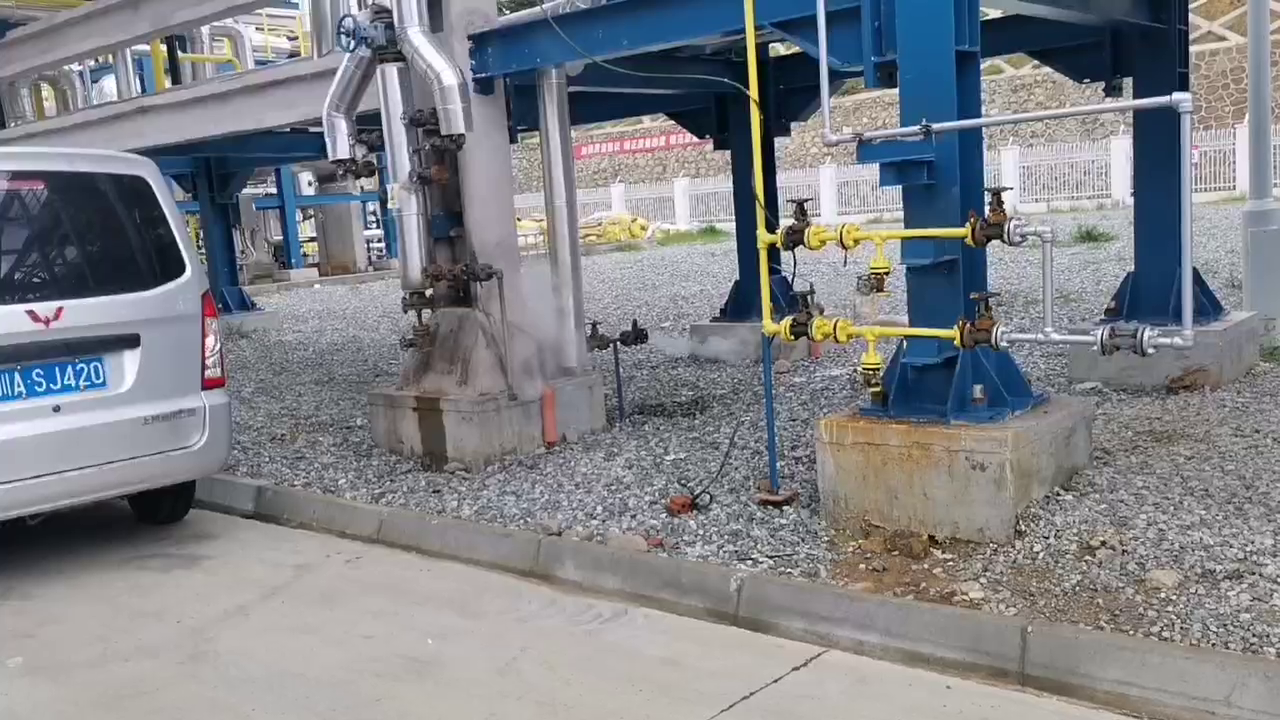
#> input picture frame 30 of OpenCV应用项目/帧差法/gas.mp4, 1280 x 720 px, given in place of gas2.mp4, which was not available
$ python diff_frame_1.py
#> lines starting #> are read from the running program, lines starting #| are printed output that depends on the picture; after the words box and inside, x2 and y2 are one past the last pixel; in counts of white or black regions, pixels touching at a corner belong together; pictures that were not available may be replaced by others from this repository, and a replacement may not be noted
'''
@FileName   :diff_frame_1.py
@Description:帧差法--差1帧
@Date       :2022/11/02 11:36:32
@Author     :daito
@Website    :Https://github.com/zhd5120153951
@Copyright  :daito
@License    :None
@version    :1.0
@Email      :2462491568@qq.com
'''
import cv2
import time

# 创建视频对象
# video = cv2.VideoCapture(
#     "D:\\FilePackage\\BaiduDiskDownload\\3#\\3#站控制室围墙_20230727120000-20230727235959_1.mp4")
video = cv2.VideoCapture('./gas2.mp4')

# 获取第一帧
ret, frame1 = video.read()
#> frame1 is the input picture: shape (720, 1280, 3); mean B, G, R 135.8, 130.8, 128.7

# 转换为灰度图像
gray1 = cv2.cvtColor(frame1, cv2.COLOR_BGR2GRAY)
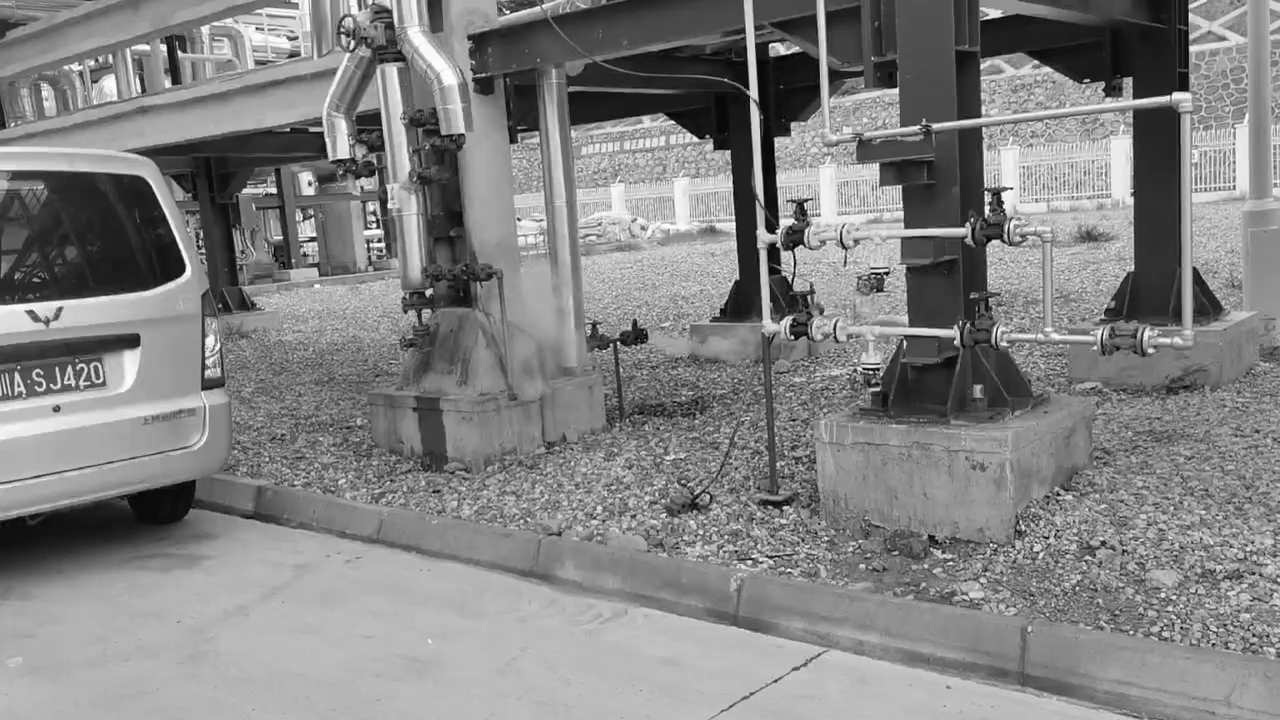
#> gray1: shape (720, 1280); min 0, max 255, mean 130.7

cv2.namedWindow("Frame Diff", cv2.WINDOW_NORMAL)
cv2.resizeWindow("Frame Diff", 640, 480)
cv2.namedWindow("Threshold", cv2.WINDOW_NORMAL)
cv2.resizeWindow("Threshold", 640, 480)

# 循环处理视频帧
while True:
    # 读取下一帧
    ret, frame2 = video.read()
    if not ret:
        break

    # 转换为灰度图像
    gray2 = cv2.cvtColor(frame2, cv2.COLOR_BGR2GRAY)

    # 计算帧差
    frame_diff = cv2.absdiff(gray1, gray2)
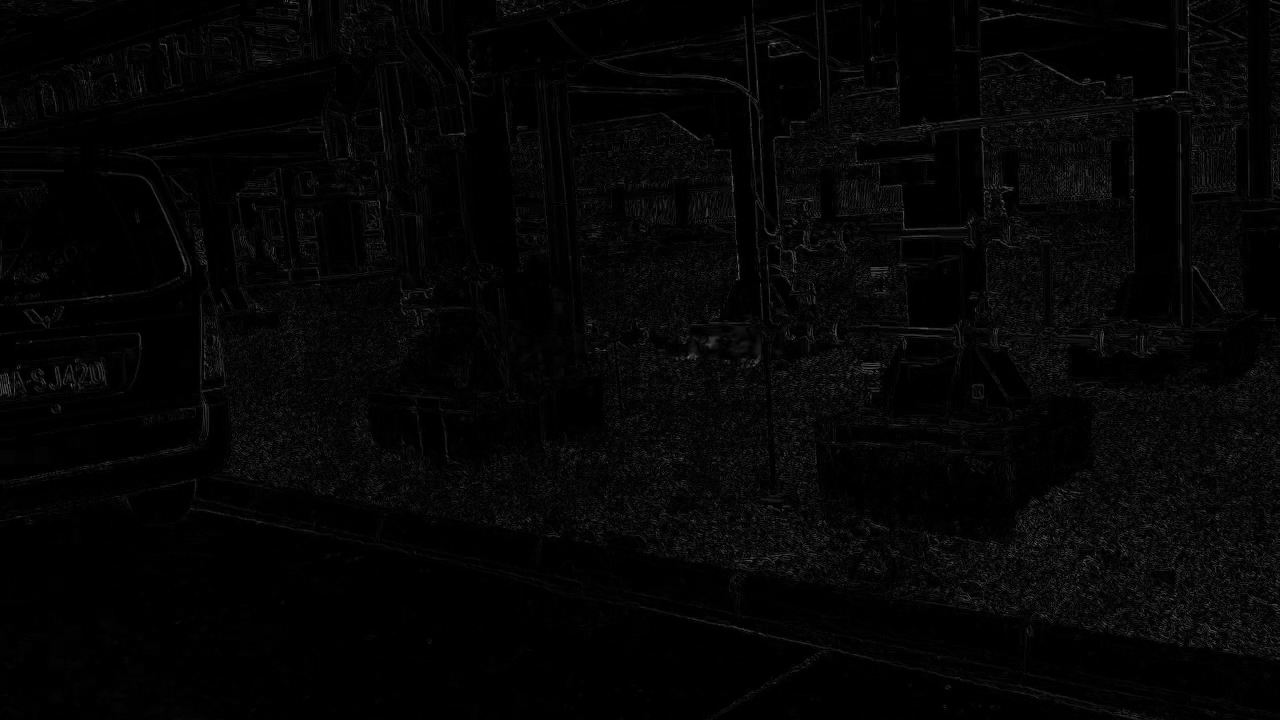
#> frame_diff: shape (720, 1280); min 0, max 102, mean 5

    # 应用阈值处理
    # _, threshold = cv2.threshold(frame_diff, 30, 255, cv2.THRESH_BINARY)
    threshold = cv2.threshold(frame_diff, 30, 255, cv2.THRESH_BINARY)[1]
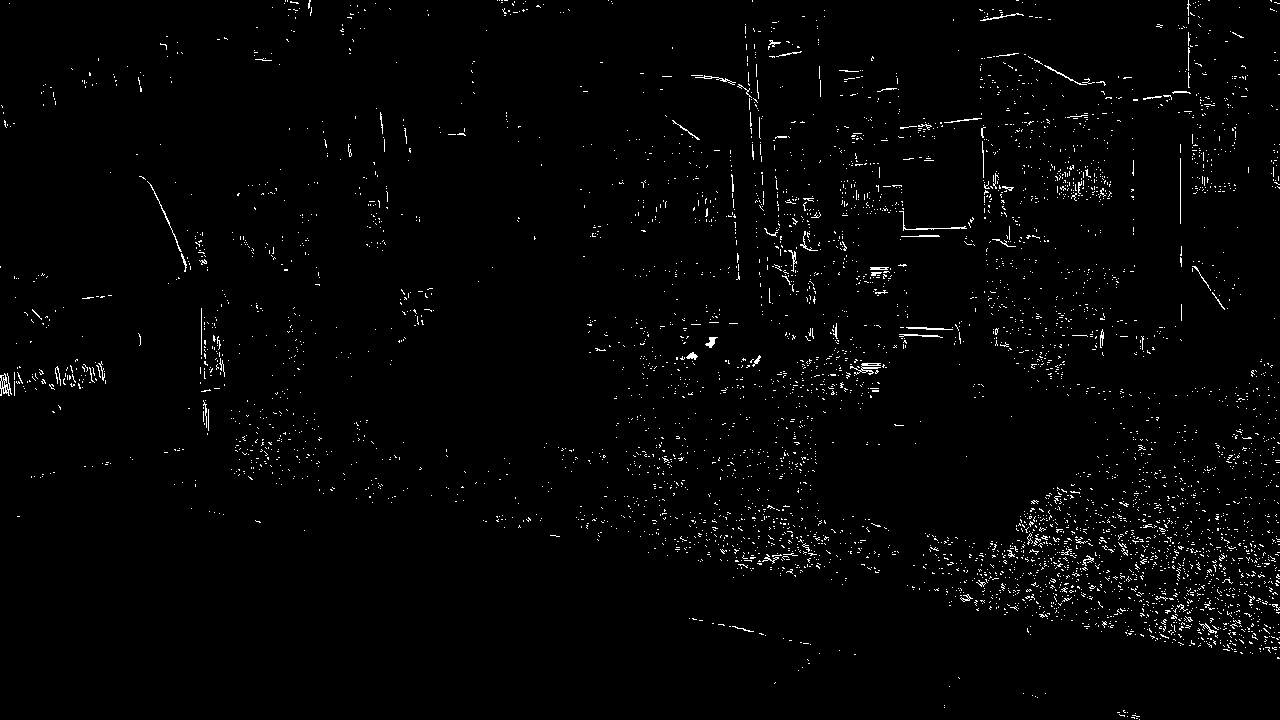
#> threshold: shape (720, 1280); 1.7% white in thin lines or dots

    # 进行形态学处理，去除噪声
    kernel = cv2.getStructuringElement(cv2.MORPH_RECT, (3, 3))

    # threshold = cv2.morphologyEx(threshold, cv2.MORPH_OPEN, kernel)
    threshold = cv2.erode(threshold, kernel)
#> threshold: shape (720, 1280); 0.01% white in thin lines or dots, all inside (x1, y1, x2, y2) = (0, 268, 1103, 377)

    threshold = cv2.dilate(threshold, kernel)
#> threshold: shape (720, 1280); 0.02% white; 8 white regions (5 under 20 px)

    # 寻找阈值图像中的轮廓并进行过滤
    contours, _ = cv2.findContours(
        threshold.copy(), cv2.RETR_EXTERNAL, cv2.CHAIN_APPROX_SIMPLE)
#> contours = 8 contours, 6 with area under 20; largest, box (x1, y1, x2, y2) and area: (706, 337, 715, 348) 48, (687, 353, 697, 359) 31

    for contour in contours:
        if cv2.contourArea(contour) < 1000:
            continue

        (x, y, w, h) = cv2.boundingRect(contour)
        # 标记运动物体
        cv2.rectangle(frame2, (x, y), (x + w, y + h), (0, 255, 0), 1)

        # 显示结果
        # cv2.imshow("Frame Diff", frame_diff)
        # cv2.imshow("Threshold", threshold)
        cv2.imshow("Frame Diff", frame2)
        cv2.imshow("Threshold", threshold)
#> this loop made 8 passes
#> contour on passes 1, 2, 6, 7, 8: [[0, 375], [0, 377], [1, 377], [1, 375]], [[862, 363], [862, 365], [867, 365], [867, 363]], [[1100, 335], [1100, 337], [1103, 337], [1103, 335]], [[872, 272], [872, 275], [875, 275], [875, 272]], [[871, 267], [871, 269], [879, 269], [879, 267]]

        # time.sleep(0.1)
    # 按下 'q' 键退出循环
    if cv2.waitKey(1) & 0xFF == ord("q"):
#> (key q is pressed here)
        break

    # 更新前一帧
    gray1 = gray2

# 释放视频对象和窗口资源
video.release()
cv2.destroyAllWindows()

$ run again, starting later in the video
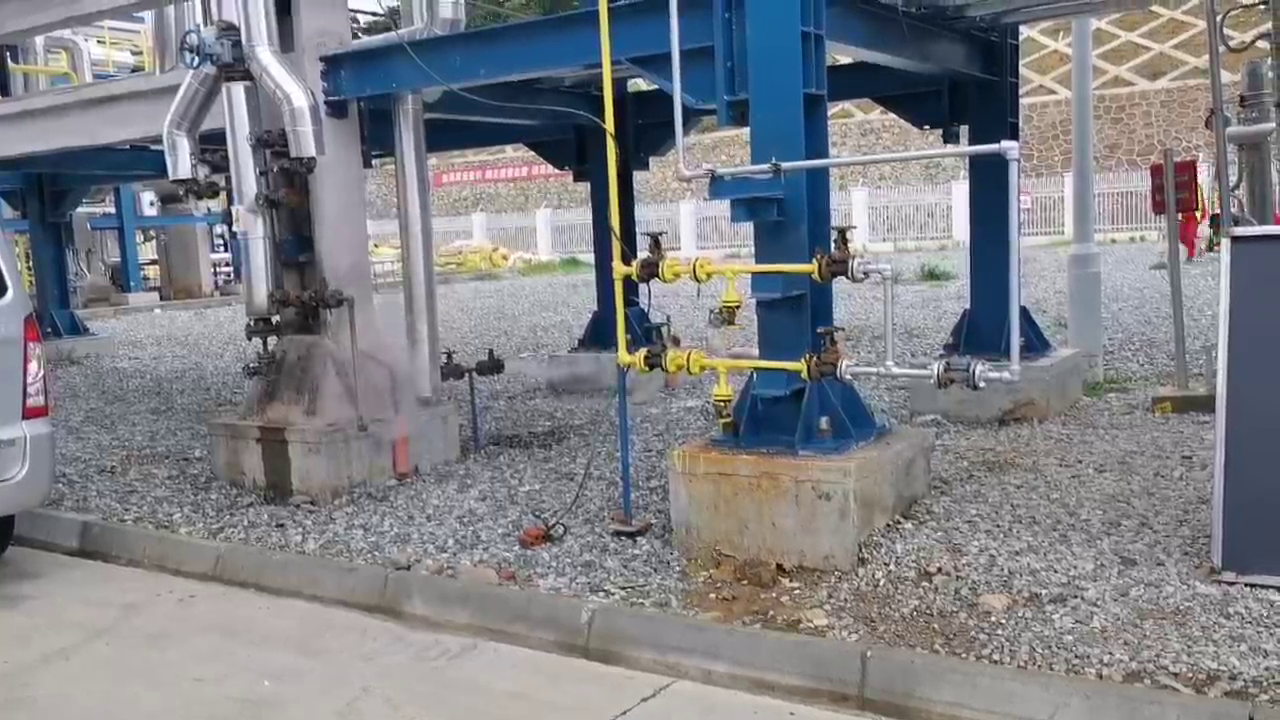
#> input picture frame 138 of OpenCV应用项目/帧差法/gas.mp4, 1280 x 720 px, given in place of gas2.mp4, which was not available
#> frame1 is the input picture: shape (720, 1280, 3); mean B, G, R 134.3, 129.1, 127.6
#> `gray1 = cv2.cvtColor(frame1, cv2.COLOR_BGR2GRAY)`:
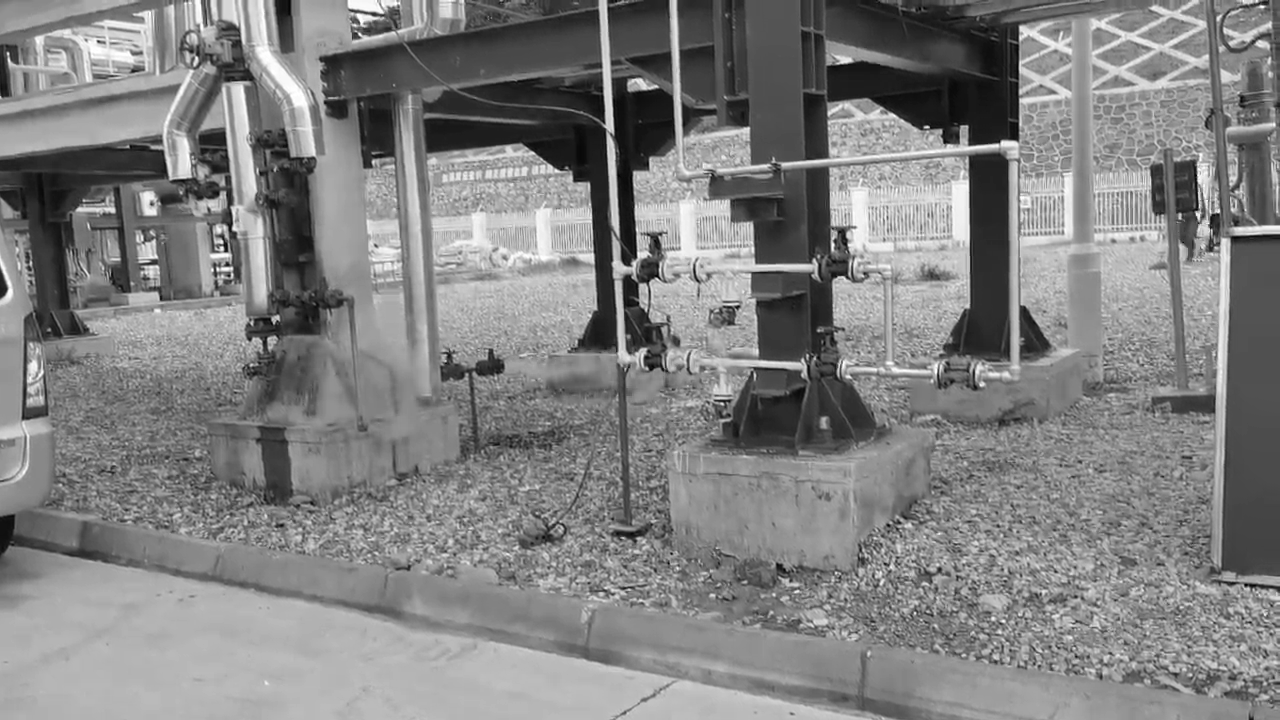
#> gray1: shape (720, 1280); min 0, max 255, mean 129.2
#> `frame_diff = cv2.absdiff(gray1, gray2)`:
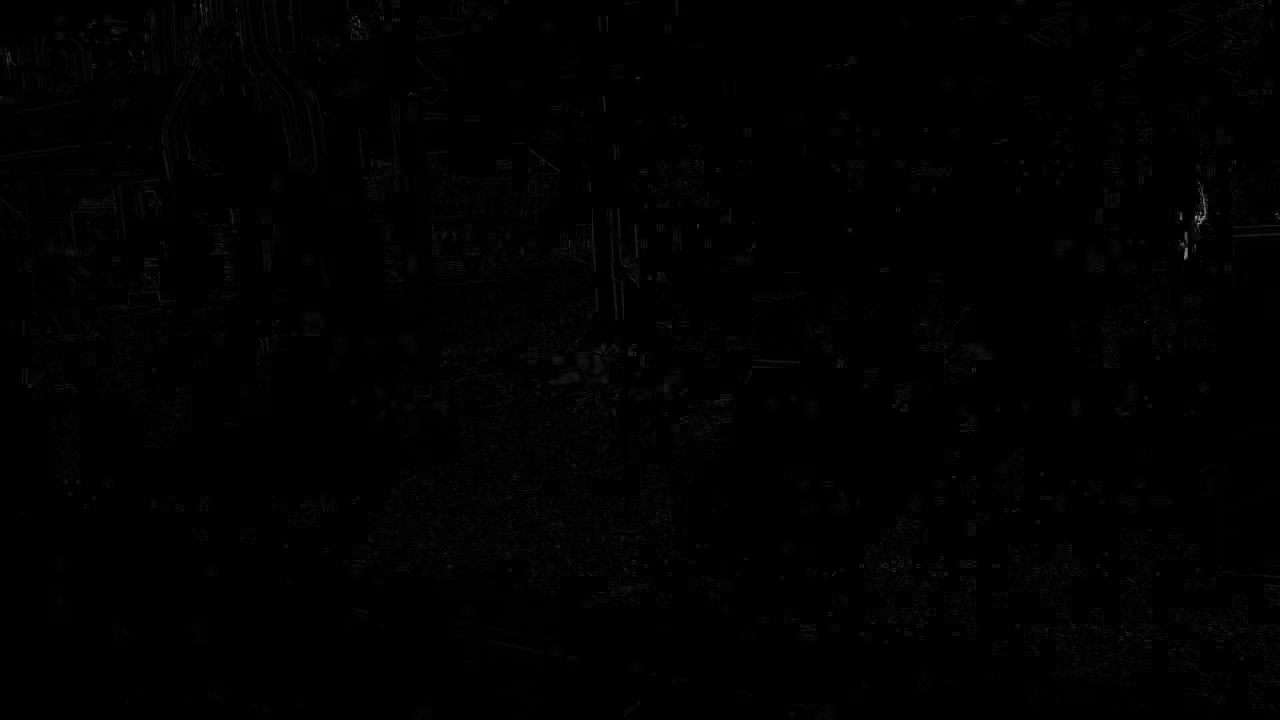
#> frame_diff: shape (720, 1280); min 0, max 164, mean 1.1
#> contours = 5 contours, 3 with area under 20; largest, box (x1, y1, x2, y2) and area: (1195, 216, 1206, 222) 38, (1184, 248, 1188, 259) 26
#> the loop `for contour in contours:` made 5 passes
#> contour on passes 2, 5: [[1180, 243], [1180, 245], [1183, 245], [1183, 243]], [[1203, 202], [1203, 205], [1205, 205], [1205, 202]]

$ run again, starting later in the video
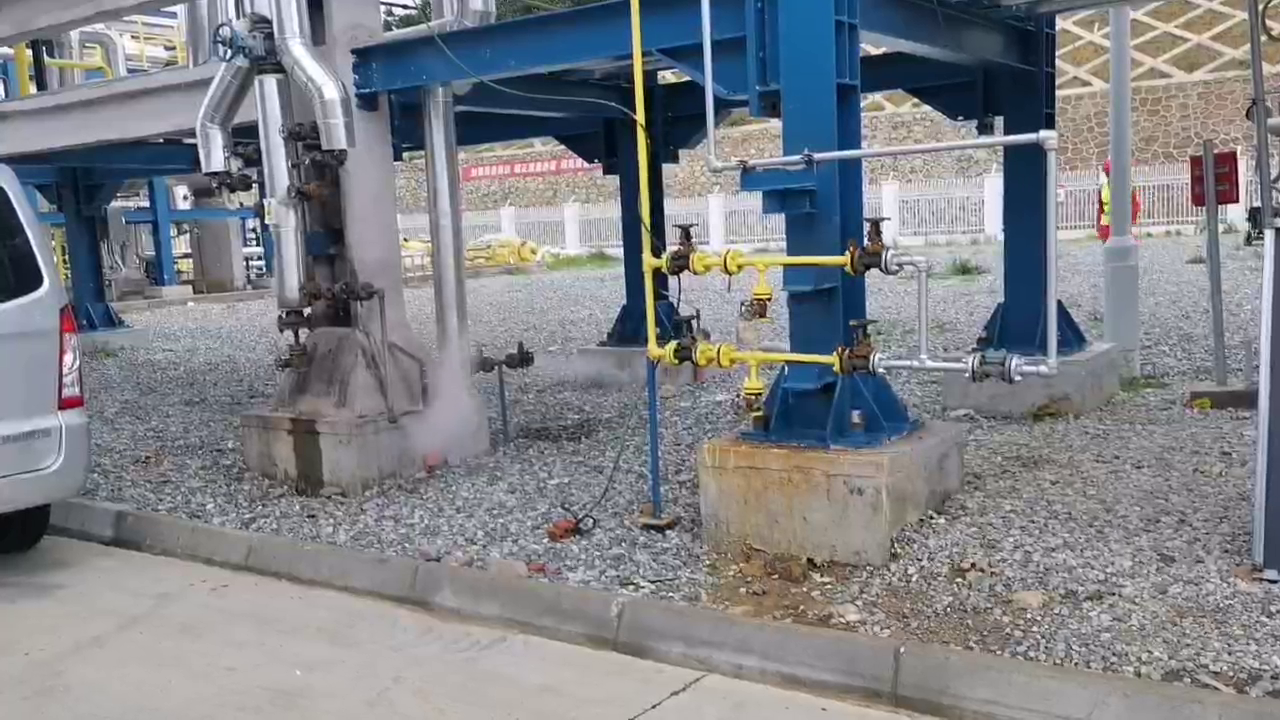
#> input picture frame 245 of OpenCV应用项目/帧差法/gas.mp4, 1280 x 720 px, given in place of gas2.mp4, which was not available
#> frame1 is the input picture: shape (720, 1280, 3); mean B, G, R 135.6, 130.2, 127.8
#> `gray1 = cv2.cvtColor(frame1, cv2.COLOR_BGR2GRAY)`:
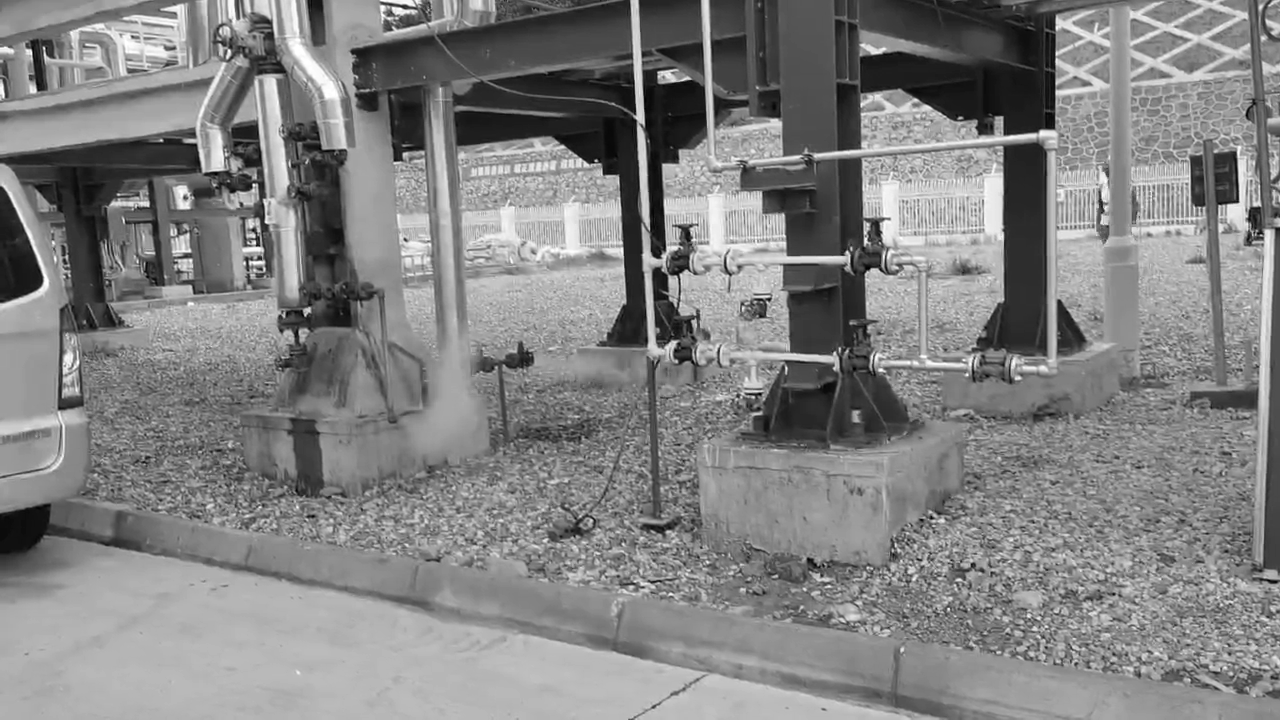
#> gray1: shape (720, 1280); min 0, max 255, mean 130
#> `threshold = cv2.threshold(frame_diff, 30, 255, cv2.THRESH_BINARY)[1]`:
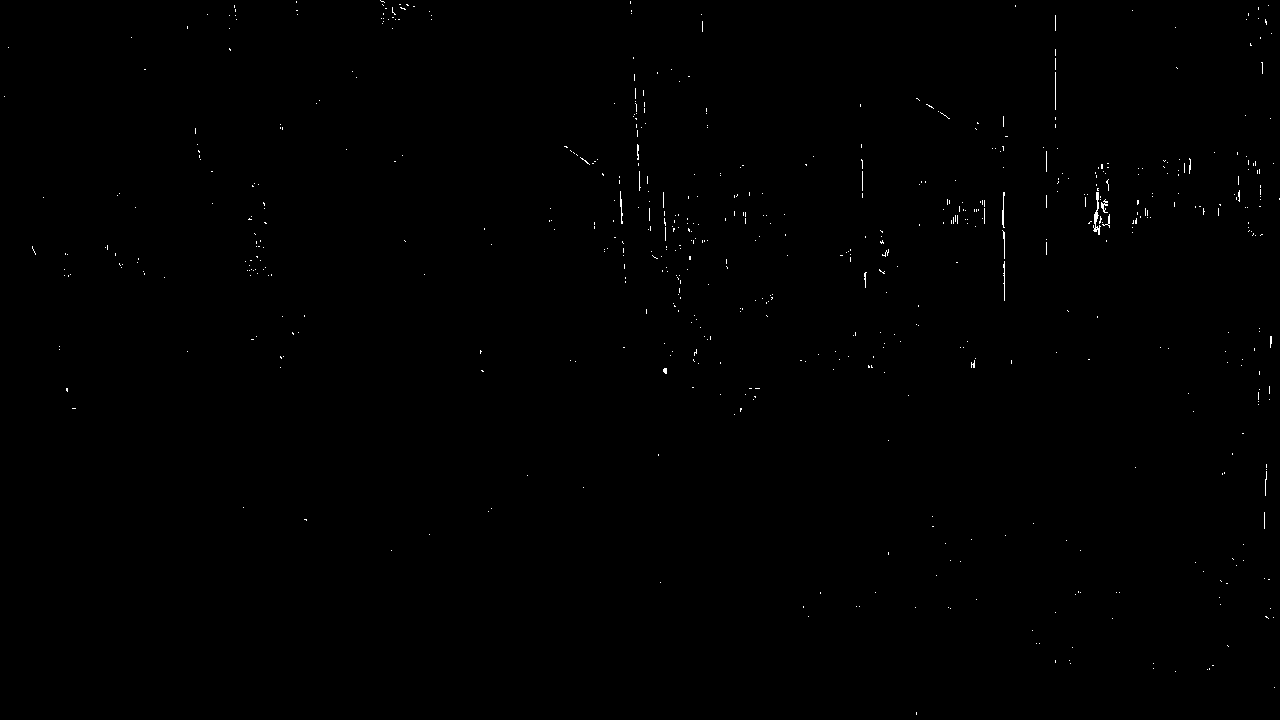
#> threshold: shape (720, 1280); 0.24% white in thin lines or dots
#> contours = 5 contours, 4 with area under 20; largest, box (x1, y1, x2, y2) and area: (1094, 212, 1098, 222) 23
#> the loop `for contour in contours:` made 5 passes
#> contour on passes 2, 4, 5: [[1094, 229], [1094, 231], [1096, 231], [1096, 229]], [[1101, 204], [1101, 207], [1103, 207], [1103, 204]], [[1096, 192], [1096, 199], [1098, 199], [1098, 192]]
